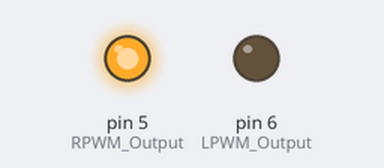
Bench run of a sketch on a simulated Arduino Uno, built with avr-gcc and run on an emulated ATmega328P. On the bench: output pins drawn as LEDs (lit = HIGH).

Above: at 0.1 s.
Timing chart, 0 to 1.6 s (numbered marks = the images above):
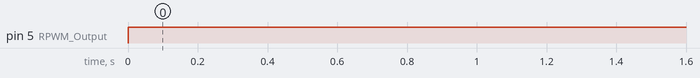

The sketch:

main.ino
```cpp
int RPWM_Output = 5; // Arduino PWM output pin 5; connect to IBT-2 pin 1 (RPWM)
int LPWM_Output = 6; // Arduino PWM output pin 6; connect to IBT-2 pin 2 (LPWM)

void setup()
{
  pinMode(RPWM_Output, OUTPUT);
  pinMode(LPWM_Output, OUTPUT);
}
void loop()
{

  analogWrite(LPWM_Output, 0);
  analogWrite(RPWM_Output, 255);


}
```

Measured:
- by itself, pin 5 (RPWM_Output): LOW → HIGH at 0.00 s
